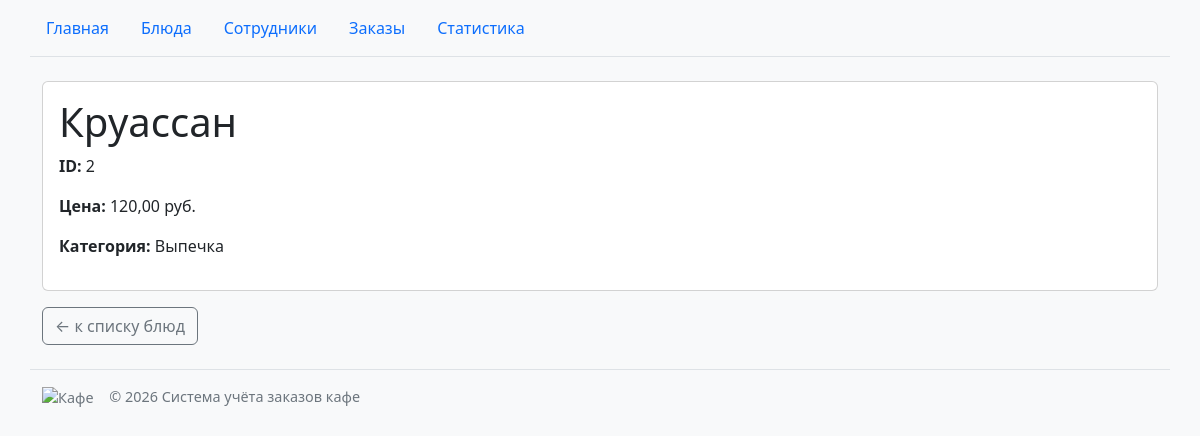
The app's page /dishes/2/круассан/, older data.
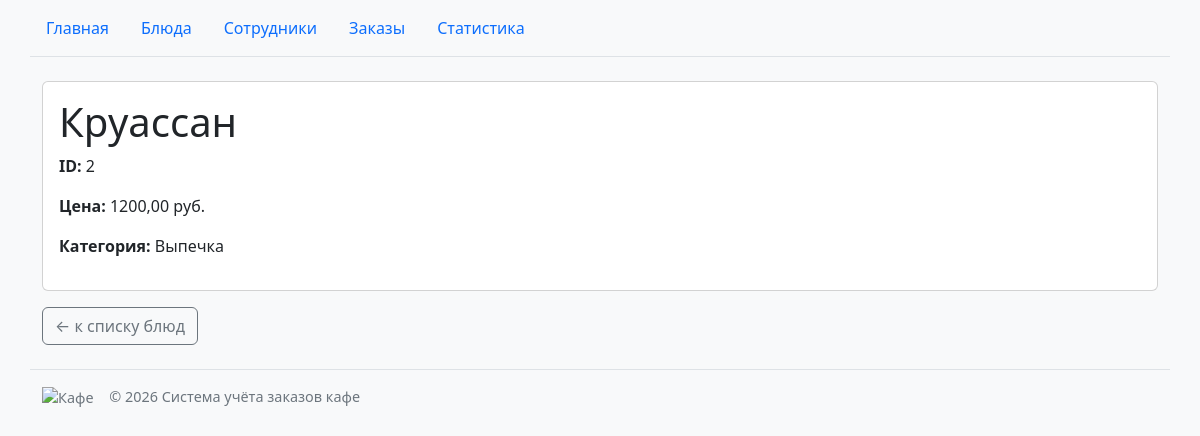
The same page, newer data.
### dishes/models.py (models this page shows, shortened)
class Dish(models.Model):
    name = models.CharField("Название", max_length=200)
    price = models.DecimalField("Цена", max_digits=12, decimal_places=2)
    category = models.CharField("Категория", max_length=100)
    slug = models.SlugField("Часть адреса", max_length=200, allow_unicode=True, blank=True)
    class Meta:
        verbose_name = "Блюдо"
        verbose_name_plural = "Блюда"

### dishes/views.py (the view)
# urls.py: path("<int:dish_id>/<str:slug>/", views.dish_detail, name="detail_slug"),
def dish_detail(request, dish_id, slug=None):
    if slug is None:
        dish = Dish.objects.filter(pk=dish_id).first()
    else:
        dish = get_object_or_404(Dish, pk=dish_id, slug=slug)
    return render(
        request,
        "dishes/dish_detail.html",
        {"dish": dish},
        status=404 if dish is None else 200,
    )

### cafe/context_processors.py (called while the page is built)
def cafe_info(request):
    return {"cafe_name": "Система учёта заказов кафе"}

### dishes/templates/dishes/dish_detail.html (shortened to what this page needs)
{% extends "base.html" %}
{% block content %}
{% if dish %}
<div class="card">
    <div class="card-body">
        <h1 class="card-title">{{ dish.name }}</h1>
        <p><strong>ID:</strong> {{ dish.id }}</p>
        <p><strong>Цена:</strong> {{ dish.price|floatformat:2 }} руб.</p>
        <p><strong>Категория:</strong> {{ dish.category }}</p>
    </div>
</div>
{% else %}
<h1 class="text-danger">Блюдо не найдено</h1>
<p>Блюдо с указанным идентификатором отсутствует.</p>
{% endif %}
<a href="{% url 'dishes:list' %}" class="btn btn-outline-secondary mt-3">← к списку блюд</a>
{% endblock %}

Row changes from the older to the newer data that the page shows:
changed Dish "Круассан": price "120,00" → "1200,00"
